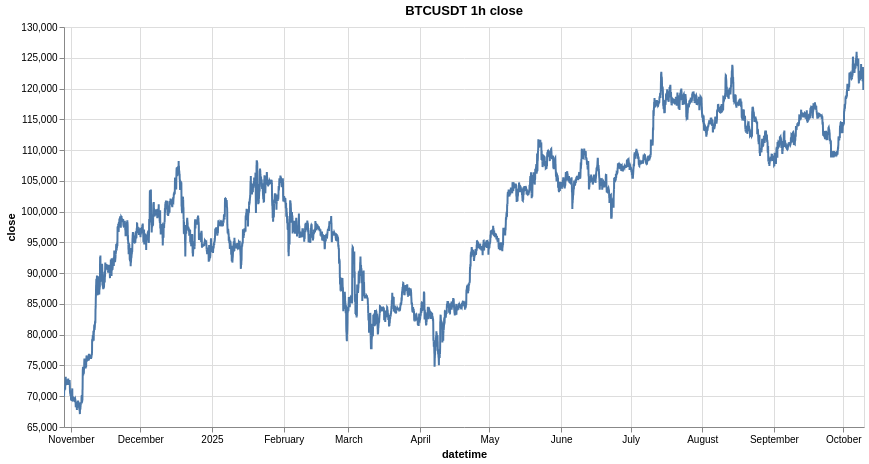

Here is the notebook cell this chart was saved with:
### Code cell
alt.data_transformers.enable("vegafusion")
research.plot_dyn_timeseries(ts, sym, 'close', time_interval)

### Figure 1 — Vega specification as saved in the notebook (floating-point values rounded to 4 significant figures; data arrays with more than 128 entries replaced by an {"elided": "..."} marker saying what was removed)
{"$schema": "https://vega.github.io/schema/vega/v6.json", "data": [{"name": "param_db82be42624d4632_store"}, {"name": "param_e9b61157fc812227_store"}, {"name": "source_0", "values": {"elided": "8304 records"}, "transform": [{"type": "formula", "expr": "toDate(datum['datetime'])", "as": "datetime"}]}, {"name": "source_0_y_domain_close", "values": [{"min": 67100.0, "max": 126000.0}]}], "signals": [{"name": "unit", "value": {}, "on": [{"events": "pointermove", "update": "isTuple(group()) ? group() : unit"}]}, {"name": "param_db82be42624d4632", "update": "vlSelectionResolve(\"param_db82be42624d4632_store\", \"union\")"}, {"name": "param_e9b61157fc812227", "update": "vlSelectionResolve(\"param_e9b61157fc812227_store\", \"union\")"}, {"name": "param_db82be42624d4632_datetime", "on": [{"events": [{"source": "view", "type": "dblclick"}], "update": "null"}, {"events": {"signal": "param_db82be42624d4632_translate_delta"}, "update": "panLinear(param_db82be42624d4632_translate_anchor.extent_x, -param_db82be42624d4632_translate_delta.x / width)"}, {"events": {"signal": "param_db82be42624d4632_zoom_delta"}, "update": "zoomLinear(domain(\"x\"), param_db82be42624d4632_zoom_anchor.x, param_db82be42624d4632_zoom_delta)"}]}, {"name": "param_db82be42624d4632_tuple", "on": [{"events": [{"signal": "param_db82be42624d4632_datetime"}], "update": "param_db82be42624d4632_datetime ? {unit: \"\", fields: param_db82be42624d4632_tuple_fields, values: [param_db82be42624d4632_datetime]} : null"}]}, {"name": "param_db82be42624d4632_tuple_fields", "value": [{"field": "datetime", "channel": "x", "type": "R"}]}, {"name": "param_db82be42624d4632_translate_anchor", "value": {}, "on": [{"events": [{"source": "scope", "type": "pointerdown"}], "update": "{x: x(unit), y: y(unit), extent_x: domain(\"x\")}"}]}, {"name": "param_db82be42624d4632_translate_delta", "value": {}, "on": [{"events": [{"source": "window", "between": [{"source": "scope", "type": "pointerdown"}, {"source": "window", "type": "pointerup"}], "type": "pointermove", "consume": true}], "update": "{x: param_db82be42624d4632_translate_anchor.x - x(unit), y: param_db82be42624d4632_translate_anchor.y - y(unit)}"}]}, {"name": "param_db82be42624d4632_zoom_anchor", "on": [{"events": [{"source": "scope", "type": "wheel", "consume": true}], "update": "{x: invert(\"x\", x(unit)), y: invert(\"y\", y(unit))}"}]}, {"name": "param_db82be42624d4632_zoom_delta", "on": [{"events": [{"source": "scope", "type": "wheel", "consume": true}], "update": "pow(1.001, event.deltaY * pow(16, event.deltaMode))", "force": true}]}, {"name": "param_db82be42624d4632_modify", "on": [{"events": {"signal": "param_db82be42624d4632_tuple"}, "update": "modify(\"param_db82be42624d4632_store\", param_db82be42624d4632_tuple, true)"}]}, {"name": "param_e9b61157fc812227_close", "on": [{"events": [{"source": "view", "type": "dblclick"}], "update": "null"}, {"events": {"signal": "param_e9b61157fc812227_translate_delta"}, "update": "panLinear(param_e9b61157fc812227_translate_anchor.extent_y, param_e9b61157fc812227_translate_delta.y / height)"}, {"events": {"signal": "param_e9b61157fc812227_zoom_delta"}, "update": "zoomLinear(domain(\"y\"), param_e9b61157fc812227_zoom_anchor.y, param_e9b61157fc812227_zoom_delta)"}]}, {"name": "param_e9b61157fc812227_tuple", "on": [{"events": [{"signal": "param_e9b61157fc812227_close"}], "update": "param_e9b61157fc812227_close ? {unit: \"\", fields: param_e9b61157fc812227_tuple_fields, values: [param_e9b61157fc812227_close]} : null"}]}, {"name": "param_e9b61157fc812227_tuple_fields", "value": [{"field": "close", "channel": "y", "type": "R"}]}, {"name": "param_e9b61157fc812227_translate_anchor", "value": {}, "on": [{"events": [{"source": "scope", "type": "pointerdown"}], "update": "{x: x(unit), y: y(unit), extent_y: domain(\"y\")}"}]}, {"name": "param_e9b61157fc812227_translate_delta", "value": {}, "on": [{"events": [{"source": "window", "between": [{"source": "scope", "type": "pointerdown"}, {"source": "window", "type": "pointerup"}], "type": "pointermove", "consume": true}], "update": "{x: param_e9b61157fc812227_translate_anchor.x - x(unit), y: param_e9b61157fc812227_translate_anchor.y - y(unit)}"}]}, {"name": "param_e9b61157fc812227_zoom_anchor", "on": [{"events": [{"source": "scope", "type": "wheel", "consume": true}], "update": "{x: invert(\"x\", x(unit)), y: invert(\"y\", y(unit))}"}]}, {"name": "param_e9b61157fc812227_zoom_delta", "on": [{"events": [{"source": "scope", "type": "wheel", "consume": true}], "update": "pow(1.001, event.deltaY * pow(16, event.deltaMode))", "force": true}]}, {"name": "param_e9b61157fc812227_modify", "on": [{"events": {"signal": "param_e9b61157fc812227_tuple"}, "update": "modify(\"param_e9b61157fc812227_store\", param_e9b61157fc812227_tuple, true)"}]}], "marks": [{"type": "line", "name": "marks", "from": {"data": "source_0"}, "sort": {"field": "x"}, "encode": {"update": {"x": {"field": "datetime", "scale": "x"}, "y": {"field": "close", "scale": "y"}, "defined": {"signal": "isValid(datum[\"datetime\"]) && isFinite(+datum[\"datetime\"]) && isValid(datum[\"close\"]) && isFinite(+datum[\"close\"])"}, "tooltip": {"signal": "{\"datetime\": timeFormat(datum[\"datetime\"], \"%b %d, %Y\"), \"close\": format(datum[\"close\"], \"\")}"}, "stroke": {"value": "#4c78a8"}}}, "style": ["line"], "interactive": true, "clip": true}], "scales": [{"name": "x", "type": "time", "domain": {"data": "source_0", "field": "datetime"}, "range": [0, {"signal": "width"}], "domainRaw": {"signal": "param_db82be42624d4632[\"datetime\"]"}}, {"name": "y", "type": "linear", "domain": [{"signal": "(data(\"source_0_y_domain_close\")[0] || {}).min"}, {"signal": "(data(\"source_0_y_domain_close\")[0] || {}).max"}], "range": [{"signal": "height"}, 0], "zero": false, "nice": true, "domainRaw": {"signal": "param_e9b61157fc812227[\"close\"]"}}], "axes": [{"scale": "x", "orient": "bottom", "maxExtent": 0, "minExtent": 0, "ticks": false, "grid": true, "tickCount": {"signal": "ceil(width/40)"}, "zindex": 0, "labels": false, "aria": false, "gridScale": "y", "domain": false}, {"scale": "y", "grid": true, "gridScale": "x", "zindex": 0, "orient": "left", "ticks": false, "minExtent": 0, "maxExtent": 0, "aria": false, "tickCount": {"signal": "ceil(height/40)"}, "domain": false, "labels": false}, {"scale": "x", "zindex": 0, "title": "datetime", "orient": "bottom", "grid": false, "labelFlush": true, "labelOverlap": true, "tickCount": {"signal": "ceil(width/40)"}}, {"scale": "y", "orient": "left", "tickCount": {"signal": "ceil(height/40)"}, "title": "close", "grid": false, "labelOverlap": true, "zindex": 0}], "title": {"text": "BTCUSDT 1h close", "frame": "group"}, "background": "white", "padding": 5, "width": 800, "height": 400, "style": "cell"}
